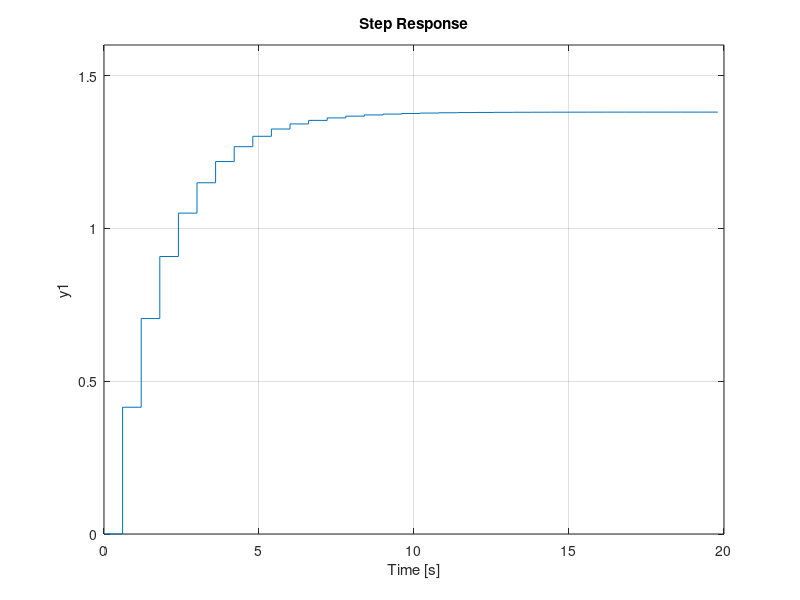

MATLAB code for this plot:
clear; close all; T=0.6;

H = tf(1.037,[1 -0.741], T);
Gc = tf(1, 1, T)

gma = series(H, Gc);
gmf = feedback(gma, 0.04)

t = 0: T:100;
[y_t, t] = step(gmf*0.4, t);
step(gmf*0.4)
ylim([0 1.6])
valor_final = y_t(end);
disp(valor_final)

% r=ones(1,21); k=0:20;
% [n,d]=tfdata(gmf); n=cell2mat(n);d=cell2mat(d);
% y=filter(n,d,r);e=0.4-y;
% plot(k,e,'k');grid; title('Erro');xlabel('k');ylabel('e(k)')
